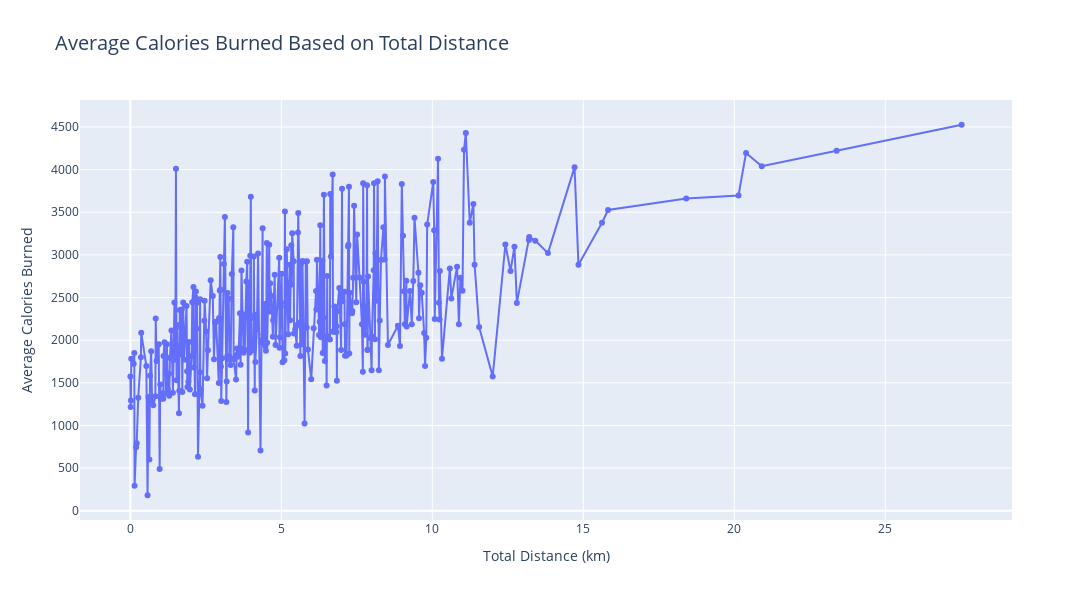

Here is the notebook cell this chart was saved with:
### Code cell
# Create the line plot using plotly
average_df = df.groupby('TotalDistance', as_index=False)['Calories'].mean()
fig = px.line(average_df, 
              x='TotalDistance', 
              y='Calories', 
              markers=True,  # Show individual points on the line
              title='Average Calories Burned Based on Total Distance',
              labels={'Total Distance': 'Total Distance (km)', 'Calories Burned': 'Average Calories Burned'})

# Customize the layout
fig.update_layout(
    width=1200, height=600,
    xaxis_title='Total Distance (km)',
    yaxis_title='Average Calories Burned',
    title_font_size=20,
    xaxis_tickfont_size=12,
    yaxis_tickfont_size=12
)

### Figure 1 — Plotly figure (JSON) as saved in the notebook; plotly's stock layout.template omitted (floating-point values rounded to 4 significant figures; data arrays with more than 128 entries replaced by an {"elided": "..."} marker saying what was removed)
{"data": [{"hovertemplate": "TotalDistance=%{x}<br>Calories=%{y}<extra></extra>", "legendgroup": "", "line": {"color": "#636efa", "dash": "solid"}, "marker": {"symbol": "circle"}, "mode": "lines+markers", "name": "", "orientation": "v", "showlegend": false, "type": "scatter", "x": {"elided": "334 float values"}, "xaxis": "x", "y": {"elided": "334 float values"}, "yaxis": "y"}], "layout": {"height": 600, "legend": {"tracegroupgap": 0}, "title": {"font": {"size": 20}, "text": "Average Calories Burned Based on Total Distance"}, "width": 1200, "xaxis": {"anchor": "y", "autorange": true, "domain": [0, 1], "range": [-1.653, 29.18], "tickfont": {"size": 12}, "title": {"text": "Total Distance (km)"}, "type": "linear"}, "yaxis": {"anchor": "x", "autorange": true, "domain": [0, 1], "range": [-108.2, 4816.0], "tickfont": {"size": 12}, "title": {"text": "Average Calories Burned"}, "type": "linear"}}}
